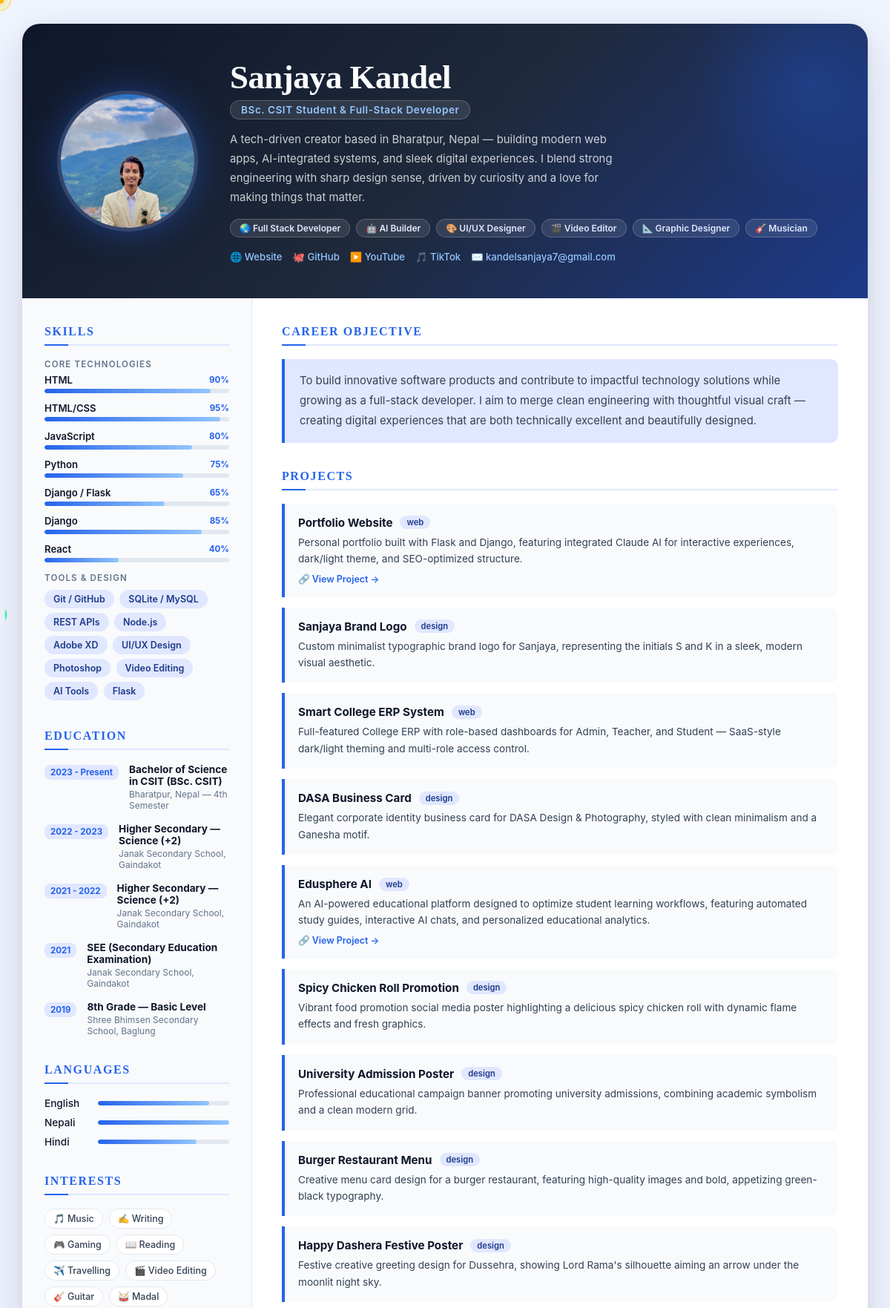
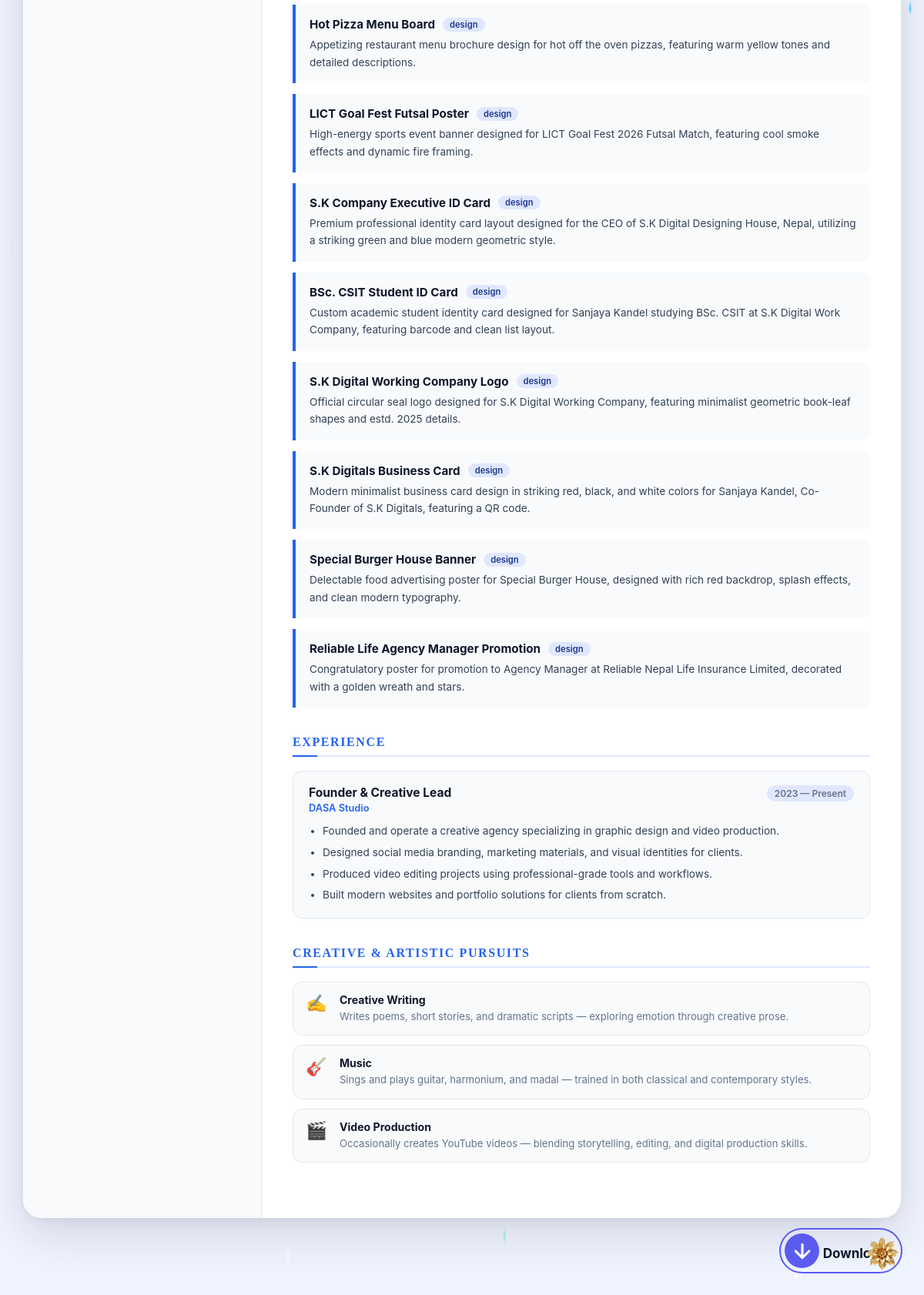
The app's page /cv/ with its own data (2 pictures, top to bottom).
### core/models.py (models this page shows, shortened)
class SiteSettings(models.Model):
    full_name = models.CharField(max_length=120, default="Sanjaya Kandel")
    tagline = models.CharField(max_length=200, default="Full Stack Web Developer & UI/UX Designer")
    about_text = models.TextField(blank=True)
    profile_photo = models.ImageField(
        upload_to="profile/",
        blank=True,
        null=True,
        help_text="Upload your featured hero/profile photo here. Replaces the default photo on the homepage."
    )
    email = models.EmailField(default="kandelsanjaya7@gmail.com")
    phone = models.CharField(max_length=40, blank=True)
    whatsapp_link = models.URLField(blank=True)
    location = models.CharField(max_length=100, default="Nepal")
    github_url = models.URLField(blank=True)
    youtube_url = models.URLField(blank=True)
    tiktok_url = models.URLField(blank=True)
    cv_url = models.CharField(max_length=300, blank=True)
    projects_completed = models.PositiveSmallIntegerField(default=5)
    years_experience = models.PositiveSmallIntegerField(default=2)
    client_satisfaction = models.PositiveSmallIntegerField(default=100)
    class Meta:
        verbose_name = "Site Setting"
        verbose_name_plural = "Site Settings"
    @classmethod
    def load(cls):
        obj, _ = cls.objects.get_or_create(pk=1)
        return obj

class Skill(models.Model):
    CATEGORY_CHOICES = [
        ("core", "Core Technology (progress bar)"),
        ("tool", "Tool / Technology"),
        ("learning", "Currently Learning"),
    ]
    name = models.CharField(max_length=80)
    icon_class = models.CharField(max_length=80, help_text="Font Awesome class, e.g. fab fa-python")
    category = models.CharField(max_length=10, choices=CATEGORY_CHOICES, default="tool")
    percentage = models.PositiveSmallIntegerField(default=0, help_text="Only used for Core Technology (0-100)")
    order = models.PositiveSmallIntegerField(default=0)
    class Meta:
        ordering = ["order", "name"]

class Education(models.Model):
    STATUS_CHOICES = [("pursuing", "Pursuing"), ("completed", "Completed")]
    period = models.CharField(max_length=60)
    status = models.CharField(max_length=10, choices=STATUS_CHOICES, default="completed")
    title = models.CharField(max_length=150)
    subtitle = models.CharField(max_length=150, blank=True)
    institution = models.CharField(max_length=200)
    skills_learned = models.CharField(max_length=400, blank=True, help_text="Comma-separated list")
    icon_class = models.CharField(max_length=80, default="fas fa-graduation-cap")
    order = models.PositiveSmallIntegerField(default=0)
    class Meta:
        ordering = ["order"]

class Project(models.Model):
    CATEGORY_CHOICES = [("web", "Web Application"), ("design", "Design")]
    STATUS_CHOICES = [
        ("completed", "Completed"),
        ("in_progress", "In Progress"),
        ("private", "Private"),
    ]
    title = models.CharField(max_length=150)
    category = models.CharField(max_length=10, choices=CATEGORY_CHOICES, default="web")
    description = models.TextField(blank=True)
    image = models.ImageField(upload_to="projects/", blank=True, null=True)
    live_url = models.URLField(blank=True)
    is_private = models.BooleanField(default=False)
    features = models.CharField(max_length=400, blank=True, help_text="Comma-separated, shown with check icons")
    status = models.CharField(max_length=15, choices=STATUS_CHOICES, default="completed")
    order = models.PositiveSmallIntegerField(default=0)
    featured = models.BooleanField(default=True)
    class Meta:
        ordering = ["order", "-id"]

### core/views.py (the view)
# urls.py: path("cv/", views.cv_view, name="cv"),
def cv_view(request):
    settings_obj = SiteSettings.load()
    context = {
        "site": settings_obj,
        "education": Education.objects.all(),
        "core_skills": Skill.objects.filter(category="core"),
        "tool_skills": Skill.objects.filter(category="tool"),
        "projects": Project.objects.all(),
    }
    return render(request, "core/cv.html", context)

### core/templates/core/cv.html (shortened to what this page needs)
{% load static %}
<!DOCTYPE html>
<html lang="en">
<head>
  <link rel="stylesheet" href="https://cdnjs.cloudflare.com/ajax/libs/font-awesome/6.6.0/css/all.min.css" />
  <link rel="stylesheet" href="{% static 'core/css/chatbot.css' %}?v=1.8" />
  <link rel="stylesheet" href="{% static 'core/css/loader.css' %}?v=1.9" />
</head>
<body>
  <div class="cursor-dot" id="cursorDot"></div>
  <div class="cursor-ring" id="cursorRing"></div>
  <div class="download-wrap">
    <div class="dl-container">
      <label class="dl-label" id="dlLabel">
        <div class="dl-circle">
          <svg class="dl-icon" viewBox="0 0 24 24" fill="none" stroke="currentColor" stroke-width="2.5" stroke-linecap="round" stroke-linejoin="round">
            <path d="M12 5v14M5 12l7 7 7-7"/>
          </svg>
        </div>
        <span class="dl-title">Download</span>
      </label>
    </div>
  </div>
  <div class="cv-container" id="resume">
    <header class="header">
      <div class="header-inner">
        <div class="profile-photo">
          <img src="{% static 'core/images/sanjaya_cv.jpg' %}" alt="{{ site.hero_name|default:'Sanjaya Kandel' }}">
        </div>
        <div class="profile-info">
          <div class="name-block">
            <h1>{{ site.hero_name|default:"Sanjaya Kandel" }}</h1>
            <span class="title-tag">BSc. CSIT Student &amp; Full-Stack Developer</span>
          </div>
          <p class="bio">{{ site.hero_subtitle|default:"A tech-driven creator based in Bharatpur, Nepal — building modern web apps, AI-integrated systems, and sleek digital experiences. I blend strong engineering with sharp design sense, driven by curiosity and a love for making things that matter." }}</p>
          <div class="badges">
            <span class="badge">🌏 Full Stack Developer</span>
            <span class="badge">🤖 AI Builder</span>
            <span class="badge">🎨 UI/UX Designer</span>
            <span class="badge">🎬 Video Editor</span>
            <span class="badge">📐 Graphic Designer</span>
            <span class="badge">🎸 Musician</span>
          </div>
          <div class="header-links">
            <a href="https://www.kandelsanjaya.com.np" target="_blank" class="header-link">🌐 Website</a>
            {% if site.github_url %}<a href="{{ site.github_url }}" target="_blank" class="header-link">🐙 GitHub</a>{% endif %}
            {% if site.youtube_url %}<a href="{{ site.youtube_url }}" target="_blank" class="header-link">▶️ YouTube</a>{% endif %}
            {% if site.tiktok_url %}<a href="{{ site.tiktok_url }}" target="_blank" class="header-link">🎵 TikTok</a>{% endif %}
            <a href="mailto:{{ site.contact_email|default:'kandelsanjaya7@gmail.com' }}" class="header-link">✉️ {{ site.contact_email|default:"kandelsanjaya7@gmail.com" }}</a>
          </div>
        </div>
      </div>
    </header>
    <div class="body-grid">
      <aside class="sidebar">
        <section class="section">
          <h2 class="section-title">Skills</h2>
          {% if core_skills %}
          <div class="skills-group">
            <p class="skill-label">Core Technologies</p>
            {% for skill in core_skills %}
            <div class="skill-bar-wrap">
              <div class="skill-bar-row">
                <span class="skill-bar-name">{{ skill.name }}</span>
                <span class="skill-bar-pct">{{ skill.percentage }}%</span>
              </div>
              <div class="skill-bar-track">
                <div class="skill-bar-fill" style="width: {{ skill.percentage }}%;"></div>
              </div>
            </div>
            {% endfor %}
          </div>
          {% endif %}
          {% if tool_skills %}
          <div class="skills-group">
            <p class="skill-label">Tools &amp; Design</p>
            {% for skill in tool_skills %}
              <span class="skill">{{ skill.name }}</span>
            {% endfor %}
          </div>
          {% endif %}
        </section>
        <section class="section">
          <h2 class="section-title">Education</h2>
          {% for edu in education %}
          <div class="edu-item">
            <div class="edu-year">{{ edu.period }}</div>
            <div class="edu-body">
              <strong>{{ edu.title }}</strong>
              <span class="edu-sub">{{ edu.institution }}</span>
            </div>
          </div>
          {% endfor %}
        </section>
        <section class="section">
          <h2 class="section-title">Languages</h2>
          <div class="lang-item"><span>English</span><div class="lang-bar"><div class="lang-fill" style="width:85%"></div></div></div>
          <div class="lang-item"><span>Nepali</span><div class="lang-bar"><div class="lang-fill" style="width:100%"></div></div></div>
          <div class="lang-item"><span>Hindi</span><div class="lang-bar"><div class="lang-fill" style="width:75%"></div></div></div>
        </section>
        <section class="section">
          <h2 class="section-title">Interests</h2>
          <div class="interest-grid">
            <span class="interest">🎵 Music</span>
            <span class="interest">✍️ Writing</span>
            <span class="interest">🎮 Gaming</span>
            <span class="interest">📖 Reading</span>
            <span class="interest">✈️ Travelling</span>
            <span class="interest">🎬 Video Editing</span>
            <span class="interest">🎸 Guitar</span>
            <span class="interest">🥁 Madal</span>
          </div>
        </section>
      </aside>
      <main class="main">
        <section class="section">
          <h2 class="section-title">Career Objective</h2>
          <p class="objective-text">
            To build innovative software products and contribute to impactful technology solutions while growing as a full-stack developer. I aim to merge clean engineering with thoughtful visual craft — creating digital experiences that are both technically excellent and beautifully designed.
          </p>
        </section>
        <section class="section">
          <h2 class="section-title">Projects</h2>
          {% for project in projects %}
          <div class="project">
            <div class="project-header">
              <h4>{{ project.title }}</h4>
              {% if project.category %}<span class="project-tag">{{ project.category }}</span>{% endif %}
            </div>
            <p>{{ project.description }}</p>
            {% if project.live_url %}
              <a href="{{ project.live_url }}" target="_blank" class="project-link">🔗 View Project →</a>
            {% endif %}
          </div>
          {% endfor %}
        </section>
        <section class="section">
          <h2 class="section-title">Experience</h2>
          <div class="exp-item">
            <div class="exp-header">
              <div>
                <h4>Founder &amp; Creative Lead</h4>
                <div class="exp-org">DASA Studio</div>
              </div>
              <div class="exp-date">2023 — Present</div>
            </div>
            <ul class="exp-list">
              <li>Founded and operate a creative agency specializing in graphic design and video production.</li>
              <li>Designed social media branding, marketing materials, and visual identities for clients.</li>
              <li>Produced video editing projects using professional-grade tools and workflows.</li>
              <li>Built modern websites and portfolio solutions for clients from scratch.</li>
            </ul>
          </div>
        </section>
        <section class="section">
          <h2 class="section-title">Creative &amp; Artistic Pursuits</h2>
          <div class="arts-grid">
            <div class="art-card">
              <div class="art-icon">✍️</div>
              <div>
                <strong>Creative Writing</strong>
                <p>Writes poems, short stories, and dramatic scripts — exploring emotion through creative prose.</p>
              </div>
            </div>
            <div class="art-card">
              <div class="art-icon">🎸</div>
              <div>
                <strong>Music</strong>
                <p>Sings and plays guitar, harmonium, and madal — trained in both classical and contemporary styles.</p>
              </div>
            </div>
            <div class="art-card">
              <div class="art-icon">🎬</div>
              <div>
                <strong>Video Production</strong>
                <p>Occasionally creates YouTube videos — blending storytelling, editing, and digital production skills.</p>
              </div>
            </div>
          </div>
        </section>
      </main>
    </div>
  </div>
  <div class="meta-chatbot-widget" id="metaChatbotWidget">
    <button class="meta-chatbot-toggle" id="metaChatbotToggle" aria-label="Toggle Dasa AI Assistant">
      <img src="{% static 'core/images/gold_flower.png' %}?v=1.6" class="bot-icon" style="width:50px; height:50px; object-fit:contain;" />
    </button>
  </div>
</body>
</html>

### core/static/core/css/chatbot.css (style rules this page uses)
.meta-chatbot-widget { position: fixed; bottom: 24px; right: 24px; z-index: 9990; font-family: 'Poppins', system-ui, -apple-system, sans-serif; }
.meta-chatbot-toggle { width: 60px; height: 60px; border-radius: 50%; background: transparent; border: none; color: #ffffff; cursor: pointer; box-shadow: none; display: flex; align-items: center; justify-content: center; font-size: 24px; transition: all 0.3s cubic-bezier(0.175, 0.885, 0.32, 1.275); position: relative; outline: none; }
.meta-chatbot-toggle img.bot-icon { transition: transform 1s cubic-bezier(0.25, 1, 0.5, 1); transform: rotate(0deg); border-radius: 50%; }
.meta-chatbot-toggle, .meta-chatbot-toggle img.bot-icon, .meta-gradient-ring, .meta-chatbot-toggle .meta-gradient-ring { background: transparent !important; background-image: none !important; background-color: transparent !important; box-shadow: none !important; border: none !important; outline: none !important; display: none !important; }
.meta-chatbot-toggle img.bot-icon { display: block !important; }
.meta-chatbot-toggle { display: flex !important; }

### records on screen
SiteSettings: hero_name "Sanjaya Kandel", contact_email "kandelsanjaya7@gmail.com"
Skill: name "HTML", percentage "90"
Skill: name "HTML/CSS", percentage "95"
Skill: name "JavaScript", percentage "80"
Skill: name "Python", percentage "75"
Skill: name "Django / Flask", percentage "65"
Skill: name "Django", percentage "85"
Skill: name "React", percentage "40"
Skill: name "Git / GitHub"
Skill: name "SQLite / MySQL"
Skill: name "REST APIs"
Skill: name "Node.js"
Skill: name "Adobe XD"
Skill: name "UI/UX Design"
Skill: name "Photoshop"
Skill: name "Video Editing"
Skill: name "AI Tools"
Skill: name "Flask"
Education: period "2023 - Present", title "Bachelor of Science in CSIT (BSc. CSIT)", institution "Bharatpur, Nepal — 4th Semester"
Education: period "2022 - 2023", title "Higher Secondary — Science (+2)", institution "Janak Secondary School, Gaindakot"
Education: period "2021 - 2022", title "Higher Secondary — Science (+2)", institution "Janak Secondary School, Gaindakot"
Education: period "2021", title "SEE (Secondary Education Examination)", institution "Janak Secondary School, Gaindakot"
Education: period "2019", title "8th Grade — Basic Level", institution "Shree Bhimsen Secondary School, Baglung"
Project: title "Portfolio Website", category "web", description "Personal portfolio built with Flask and Django, featuring integrated Claude AI for interactive experiences, dark/light theme, and SEO-optimized structure."
Project: title "Sanjaya Brand Logo", category "design", description "Custom minimalist typographic brand logo for Sanjaya, representing the initials S and K in a sleek, modern visual aesthetic."
Project: title "Smart College ERP System", category "web", description "Full-featured College ERP with role-based dashboards for Admin, Teacher, and Student — SaaS-style dark/light theming and multi-role access control."
Project: title "DASA Business Card", category "design", description "Elegant corporate identity business card for DASA Design & Photography, styled with clean minimalism and a Ganesha motif."
Project: title "Edusphere AI", category "web", description "An AI-powered educational platform designed to optimize student learning workflows, featuring automated study guides, interactive AI chats, and personalized educational analytics."
Project: title "Spicy Chicken Roll Promotion", category "design", description "Vibrant food promotion social media poster highlighting a delicious spicy chicken roll with dynamic flame effects and fresh graphics."
Project: title "University Admission Poster", category "design", description "Professional educational campaign banner promoting university admissions, combining academic symbolism and a clean modern grid."
Project: title "Burger Restaurant Menu", category "design", description "Creative menu card design for a burger restaurant, featuring high-quality images and bold, appetizing green-black typography."
Project: title "Happy Dashera Festive Poster", category "design", description "Festive creative greeting design for Dussehra, showing Lord Rama's silhouette aiming an arrow under the moonlit night sky."
Project: title "Hot Pizza Menu Board", category "design", description "Appetizing restaurant menu brochure design for hot off the oven pizzas, featuring warm yellow tones and detailed descriptions."
Project: title "LICT Goal Fest Futsal Poster", category "design", description "High-energy sports event banner designed for LICT Goal Fest 2026 Futsal Match, featuring cool smoke effects and dynamic fire framing."
Project: title "S.K Company Executive ID Card", category "design", description "Premium professional identity card layout designed for the CEO of S.K Digital Designing House, Nepal, utilizing a striking green and blue modern geometric style."
Project: title "BSc. CSIT Student ID Card", category "design", description "Custom academic student identity card designed for Sanjaya Kandel studying BSc. CSIT at S.K Digital Work Company, featuring barcode and clean list layout."
Project: title "S.K Digital Working Company Logo", category "design", description "Official circular seal logo designed for S.K Digital Working Company, featuring minimalist geometric book-leaf shapes and estd. 2025 details."
Project: title "S.K Digitals Business Card", category "design", description "Modern minimalist business card design in striking red, black, and white colors for Sanjaya Kandel, Co-Founder of S.K Digitals, featuring a QR code."
Project: title "Special Burger House Banner", category "design", description "Delectable food advertising poster for Special Burger House, designed with rich red backdrop, splash effects, and clean modern typography."
Project: title "Reliable Life Agency Manager Promotion", category "design", description "Congratulatory poster for promotion to Agency Manager at Reliable Nepal Life Insurance Limited, decorated with a golden wreath and stars."
